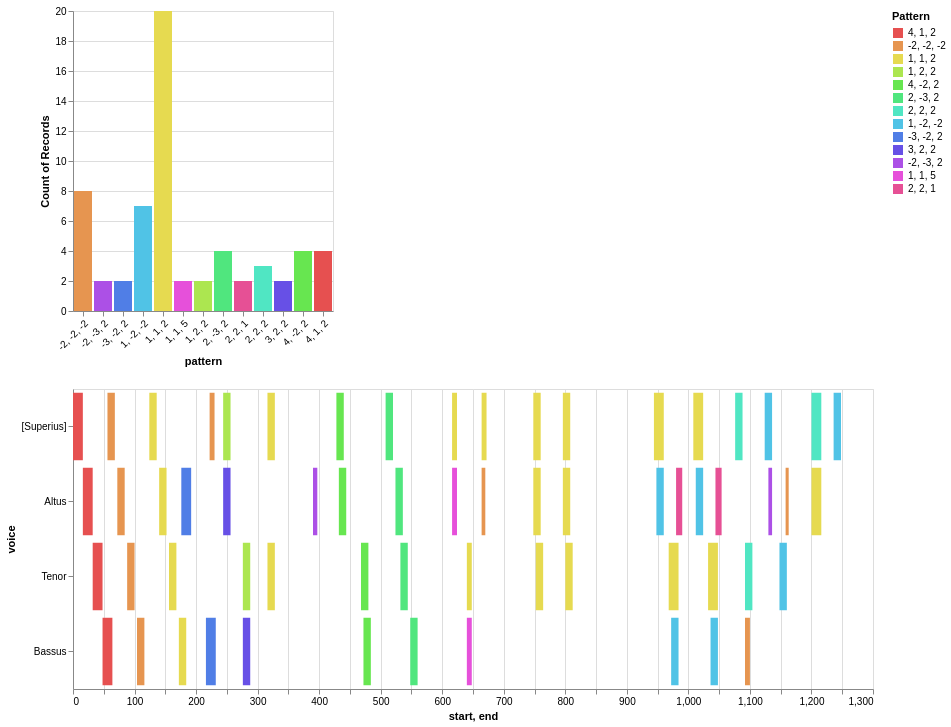

The notebook cell saved with this chart:
### Markdown cell above
### Here is code that will create the updated version of the heatmaps

### Code cell
n=3
combineUnisons=False
kind='d'
thematic = True
anywhere = False

# find entries for model
nr = model.notes(combineUnisons=combineUnisons)
mel = model.melodic(df=nr, kind=kind, compound=False, unit=0, end=False)
mod_mel_ngrams = model.ngrams(df=mel, n=n, exclude=['Rest'])
mod_entry_ngrams = model.entries(df=mel, n=n, thematic=thematic, anywhere=anywhere, exclude=['Rest'])
mod_mel_ngrams_duration = model.durations(df=mel, n=n, mask_df=mod_entry_ngrams)
mod_entries_stack = list(mod_entry_ngrams.stack().unique())

print(model.metadata)
# mod_entries_stack


display(plot_ngrams_heatmap(mod_entry_ngrams, mod_mel_ngrams_duration, 
                        selected_patterns=mod_entries_stack,
                        voices=[],
                        includeCount=True))

### Figure 1 — Vega-Lite specification as saved in the notebook (floating-point values rounded to 4 significant figures)
{"config": {"view": {"continuousWidth": 300, "continuousHeight": 300}}, "vconcat": [{"mark": {"type": "bar"}, "encoding": {"color": {"field": "pattern", "legend": {"title": "Pattern"}, "scale": {"domain": ["4, 1, 2", "-2, -2, -2", "1, 1, 2", "1, 2, 2", "4, -2, 2", "2, -3, 2", "2, 2, 2", "1, -2, -2", "-3, -2, 2", "3, 2, 2", "-2, -3, 2", "1, 1, 5", "2, 2, 1"], "range": ["#e65050", "#e69550", "#e6da50", "#ace650", "#67e650", "#50e67e", "#50e6c3", "#50c3e6", "#507ee6", "#6750e6", "#ac50e6", "#e650da", "#e65095"]}, "type": "nominal"}, "opacity": {"condition": {"param": "param_2", "value": 1}, "value": 0.2}, "x": {"axis": {"labelAngle": -45}, "field": "pattern", "type": "nominal"}, "y": {"aggregate": "count", "field": "pattern", "type": "nominal"}}, "name": "view_1"}, {"mark": {"type": "bar"}, "encoding": {"color": {"field": "pattern", "legend": {"title": "Pattern"}, "scale": {"domain": ["4, 1, 2", "-2, -2, -2", "1, 1, 2", "1, 2, 2", "4, -2, 2", "2, -3, 2", "2, 2, 2", "1, -2, -2", "-3, -2, 2", "3, 2, 2", "-2, -3, 2", "1, 1, 5", "2, 2, 1"], "range": ["#e65050", "#e69550", "#e6da50", "#ace650", "#67e650", "#50e67e", "#50e6c3", "#50c3e6", "#507ee6", "#6750e6", "#ac50e6", "#e650da", "#e65095"]}, "type": "nominal"}, "opacity": {"condition": {"param": "param_2", "value": 1}, "value": 0.2}, "tooltip": [{"field": "start", "type": "quantitative"}, {"field": "end", "type": "quantitative"}, {"field": "pattern", "type": "nominal"}], "x": {"field": "start", "type": "quantitative"}, "x2": {"field": "end"}, "y": {"field": "voice", "sort": null, "type": "nominal"}}, "height": 300, "name": "view_2", "width": 800}], "data": {"name": "data-44504fb74161d0088f1996f56c839053"}, "params": [{"name": "param_2", "select": {"type": "point", "fields": ["pattern"]}, "views": ["view_1", "view_2"]}], "$schema": "https://vega.github.io/schema/vega-lite/v5.16.3.json", "datasets": {"data-44504fb74161d0088f1996f56c839053": [{"start": 0.0, "voice": "[Superius]", "pattern": "4, 1, 2", "end": 16.0, "color": "#e65050"}, {"start": 56.0, "voice": "[Superius]", "pattern": "-2, -2, -2", "end": 68.0, "color": "#e69550"}, {"start": 124.0, "voice": "[Superius]", "pattern": "1, 1, 2", "end": 136.0, "color": "#e6da50"}, {"start": 222.0, "voice": "[Superius]", "pattern": "-2, -2, -2", "end": 230.0, "color": "#e69550"}, {"start": 244.0, "voice": "[Superius]", "pattern": "1, 2, 2", "end": 256.0, "color": "#ace650"}, {"start": 316.0, "voice": "[Superius]", "pattern": "1, 1, 2", "end": 328.0, "color": "#e6da50"}, {"start": 428.0, "voice": "[Superius]", "pattern": "4, -2, 2", "end": 440.0, "color": "#67e650"}, {"start": 508.0, "voice": "[Superius]", "pattern": "2, -3, 2", "end": 520.0, "color": "#50e67e"}, {"start": 616.0, "voice": "[Superius]", "pattern": "1, 1, 2", "end": 624.0, "color": "#e6da50"}, {"start": 664.0, "voice": "[Superius]", "pattern": "1, 1, 2", "end": 672.0, "color": "#e6da50"}, {"start": 748.0, "voice": "[Superius]", "pattern": "1, 1, 2", "end": 760.0, "color": "#e6da50"}, {"start": 796.0, "voice": "[Superius]", "pattern": "1, 1, 2", "end": 808.0, "color": "#e6da50"}, {"start": 944.0, "voice": "[Superius]", "pattern": "1, 1, 2", "end": 960.0, "color": "#e6da50"}, {"start": 1008.0, "voice": "[Superius]", "pattern": "1, 1, 2", "end": 1024.0, "color": "#e6da50"}, {"start": 1076.0, "voice": "[Superius]", "pattern": "2, 2, 2", "end": 1088.0, "color": "#50e6c3"}, {"start": 1124.0, "voice": "[Superius]", "pattern": "1, -2, -2", "end": 1136.0, "color": "#50c3e6"}, {"start": 1200.0, "voice": "[Superius]", "pattern": "2, 2, 2", "end": 1216.0, "color": "#50e6c3"}, {"start": 1236.0, "voice": "[Superius]", "pattern": "1, -2, -2", "end": 1248.0, "color": "#50c3e6"}, {"start": 16.0, "voice": "Altus", "pattern": "4, 1, 2", "end": 32.0, "color": "#e65050"}, {"start": 72.0, "voice": "Altus", "pattern": "-2, -2, -2", "end": 84.0, "color": "#e69550"}, {"start": 140.0, "voice": "Altus", "pattern": "1, 1, 2", "end": 152.0, "color": "#e6da50"}, {"start": 176.0, "voice": "Altus", "pattern": "-3, -2, 2", "end": 192.0, "color": "#507ee6"}, {"start": 244.0, "voice": "Altus", "pattern": "3, 2, 2", "end": 256.0, "color": "#6750e6"}, {"start": 390.0, "voice": "Altus", "pattern": "-2, -3, 2", "end": 397.0, "color": "#ac50e6"}, {"start": 432.0, "voice": "Altus", "pattern": "4, -2, 2", "end": 444.0, "color": "#67e650"}, {"start": 524.0, "voice": "Altus", "pattern": "2, -3, 2", "end": 536.0, "color": "#50e67e"}, {"start": 616.0, "voice": "Altus", "pattern": "1, 1, 5", "end": 624.0, "color": "#e650da"}, {"start": 664.0, "voice": "Altus", "pattern": "-2, -2, -2", "end": 670.0, "color": "#e69550"}, {"start": 748.0, "voice": "Altus", "pattern": "1, 1, 2", "end": 760.0, "color": "#e6da50"}, {"start": 796.0, "voice": "Altus", "pattern": "1, 1, 2", "end": 808.0, "color": "#e6da50"}, {"start": 948.0, "voice": "Altus", "pattern": "1, -2, -2", "end": 960.0, "color": "#50c3e6"}, {"start": 980.0, "voice": "Altus", "pattern": "2, 2, 1", "end": 990.0, "color": "#e65095"}, {"start": 1012.0, "voice": "Altus", "pattern": "1, -2, -2", "end": 1024.0, "color": "#50c3e6"}, {"start": 1044.0, "voice": "Altus", "pattern": "2, 2, 1", "end": 1054.0, "color": "#e65095"}, {"start": 1130.0, "voice": "Altus", "pattern": "-2, -3, 2", "end": 1136.0, "color": "#ac50e6"}, {"start": 1158.0, "voice": "Altus", "pattern": "-2, -2, -2", "end": 1163.0, "color": "#e69550"}, {"start": 1200.0, "voice": "Altus", "pattern": "1, 1, 2", "end": 1216.0, "color": "#e6da50"}, {"start": 32.0, "voice": "Tenor", "pattern": "4, 1, 2", "end": 48.0, "color": "#e65050"}, {"start": 88.0, "voice": "Tenor", "pattern": "-2, -2, -2", "end": 100.0, "color": "#e69550"}, {"start": 156.0, "voice": "Tenor", "pattern": "1, 1, 2", "end": 168.0, "color": "#e6da50"}, {"start": 276.0, "voice": "Tenor", "pattern": "1, 2, 2", "end": 288.0, "color": "#ace650"}, {"start": 316.0, "voice": "Tenor", "pattern": "1, 1, 2", "end": 328.0, "color": "#e6da50"}, {"start": 468.0, "voice": "Tenor", "pattern": "4, -2, 2", "end": 480.0, "color": "#67e650"}, {"start": 532.0, "voice": "Tenor", "pattern": "2, -3, 2", "end": 544.0, "color": "#50e67e"}, {"start": 640.0, "voice": "Tenor", "pattern": "1, 1, 2", "end": 648.0, "color": "#e6da50"}, {"start": 752.0, "voice": "Tenor", "pattern": "1, 1, 2", "end": 764.0, "color": "#e6da50"}, {"start": 800.0, "voice": "Tenor", "pattern": "1, 1, 2", "end": 812.0, "color": "#e6da50"}, {"start": 968.0, "voice": "Tenor", "pattern": "1, 1, 2", "end": 984.0, "color": "#e6da50"}, {"start": 1032.0, "voice": "Tenor", "pattern": "1, 1, 2", "end": 1048.0, "color": "#e6da50"}, {"start": 1092.0, "voice": "Tenor", "pattern": "2, 2, 2", "end": 1104.0, "color": "#50e6c3"}, {"start": 1148.0, "voice": "Tenor", "pattern": "1, -2, -2", "end": 1160.0, "color": "#50c3e6"}, {"start": 48.0, "voice": "Bassus", "pattern": "4, 1, 2", "end": 64.0, "color": "#e65050"}, {"start": 104.0, "voice": "Bassus", "pattern": "-2, -2, -2", "end": 116.0, "color": "#e69550"}, {"start": 172.0, "voice": "Bassus", "pattern": "1, 1, 2", "end": 184.0, "color": "#e6da50"}, {"start": 216.0, "voice": "Bassus", "pattern": "-3, -2, 2", "end": 232.0, "color": "#507ee6"}, {"start": 276.0, "voice": "Bassus", "pattern": "3, 2, 2", "end": 288.0, "color": "#6750e6"}, {"start": 472.0, "voice": "Bassus", "pattern": "4, -2, 2", "end": 484.0, "color": "#67e650"}, {"start": 548.0, "voice": "Bassus", "pattern": "2, -3, 2", "end": 560.0, "color": "#50e67e"}, {"start": 640.0, "voice": "Bassus", "pattern": "1, 1, 5", "end": 648.0, "color": "#e650da"}, {"start": 972.0, "voice": "Bassus", "pattern": "1, -2, -2", "end": 984.0, "color": "#50c3e6"}, {"start": 1036.0, "voice": "Bassus", "pattern": "1, -2, -2", "end": 1048.0, "color": "#50c3e6"}, {"start": 1092.0, "voice": "Bassus", "pattern": "-2, -2, -2", "end": 1100.0, "color": "#e69550"}]}}
